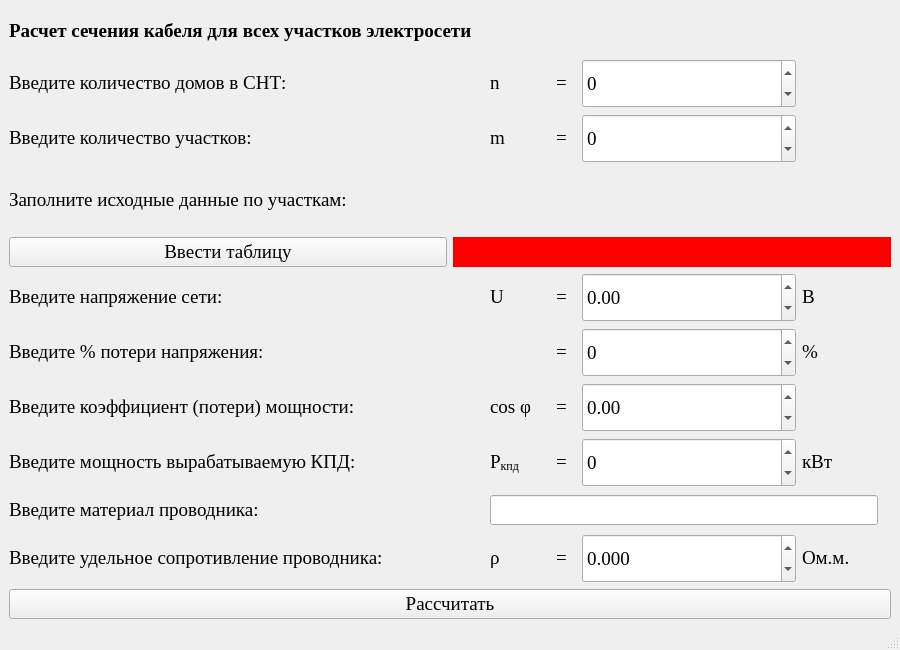
<?xml version="1.0" encoding="UTF-8"?>
<ui version="4.0">
 <class>MainWindow</class>
 <widget class="QMainWindow" name="MainWindow">
  <property name="geometry">
   <rect>
    <x>0</x>
    <y>0</y>
    <width>900</width>
    <height>650</height>
   </rect>
  </property>
  <property name="minimumSize">
   <size>
    <width>900</width>
    <height>650</height>
   </size>
  </property>
  <property name="maximumSize">
   <size>
    <width>900</width>
    <height>650</height>
   </size>
  </property>
  <property name="windowTitle">
   <string>Расчет сечения кабеля для всех участков электросети</string>
  </property>
  <widget class="QWidget" name="centralwidget">
   <layout class="QGridLayout" name="gridLayout_13" rowstretch="1,12,1">
    <item row="0" column="0">
     <widget class="QLabel" name="label_11">
      <property name="minimumSize">
       <size>
        <width>400</width>
        <height>35</height>
       </size>
      </property>
      <property name="font">
       <font>
        <family>Times New Roman</family>
        <pointsize>14</pointsize>
        <weight>75</weight>
        <bold>true</bold>
       </font>
      </property>
      <property name="text">
       <string>&lt;html&gt;&lt;head/&gt;&lt;body&gt;&lt;p&gt;Расчет сечения кабеля для всех участков электросети&lt;/p&gt;&lt;/body&gt;&lt;/html&gt;</string>
      </property>
     </widget>
    </item>
    <item row="1" column="0">
     <layout class="QGridLayout" name="gridLayout_12" rowstretch="1,1,2,1,1,1,1,1,1">
      <item row="2" column="0">
       <layout class="QGridLayout" name="gridLayout_8">
        <item row="0" column="0">
         <widget class="QLabel" name="label_37">
          <property name="minimumSize">
           <size>
            <width>0</width>
            <height>0</height>
           </size>
          </property>
          <property name="font">
           <font>
            <family>Times New Roman</family>
            <pointsize>14</pointsize>
           </font>
          </property>
          <property name="text">
           <string>&lt;html&gt;&lt;head/&gt;&lt;body&gt;&lt;p&gt;Заполните исходные данные по участкам: &lt;/p&gt;&lt;/body&gt;&lt;/html&gt;</string>
          </property>
         </widget>
        </item>
        <item row="1" column="0">
         <layout class="QGridLayout" name="gridLayout_14">
          <item row="0" column="1">
           <widget class="QLabel" name="label_13">
            <property name="minimumSize">
             <size>
              <width>50</width>
              <height>0</height>
             </size>
            </property>
            <property name="maximumSize">
             <size>
              <width>16777215</width>
              <height>30</height>
             </size>
            </property>
            <property name="font">
             <font>
              <family>Times New Roman</family>
              <pointsize>14</pointsize>
             </font>
            </property>
            <property name="styleSheet">
             <string notr="true">background-color: red</string>
            </property>
            <property name="text">
             <string/>
            </property>
           </widget>
          </item>
          <item row="0" column="0">
           <widget class="QPushButton" name="pushButton_8">
            <property name="minimumSize">
             <size>
              <width>415</width>
              <height>0</height>
             </size>
            </property>
            <property name="maximumSize">
             <size>
              <width>16777215</width>
              <height>30</height>
             </size>
            </property>
            <property name="font">
             <font>
              <family>Times New Roman</family>
              <pointsize>14</pointsize>
             </font>
            </property>
            <property name="text">
             <string>Ввести таблицу</string>
            </property>
           </widget>
          </item>
         </layout>
        </item>
       </layout>
      </item>
      <item row="8" column="0">
       <layout class="QGridLayout" name="gridLayout_11">
        <item row="0" column="0">
         <widget class="QLabel" name="label_46">
          <property name="minimumSize">
           <size>
            <width>475</width>
            <height>35</height>
           </size>
          </property>
          <property name="maximumSize">
           <size>
            <width>16777215</width>
            <height>16777215</height>
           </size>
          </property>
          <property name="font">
           <font>
            <family>Times New Roman</family>
            <pointsize>14</pointsize>
           </font>
          </property>
          <property name="text">
           <string>&lt;html&gt;&lt;head/&gt;&lt;body&gt;&lt;p&gt;Введите удельное сопротивление проводника:&lt;/p&gt;&lt;/body&gt;&lt;/html&gt;</string>
          </property>
         </widget>
        </item>
        <item row="0" column="1">
         <widget class="QLabel" name="label_47">
          <property name="minimumSize">
           <size>
            <width>60</width>
            <height>0</height>
           </size>
          </property>
          <property name="maximumSize">
           <size>
            <width>60</width>
            <height>16777215</height>
           </size>
          </property>
          <property name="font">
           <font>
            <family>Times New Roman</family>
            <pointsize>14</pointsize>
           </font>
          </property>
          <property name="text">
           <string>&lt;html&gt;&lt;head/&gt;&lt;body&gt;&lt;p&gt;ρ&lt;/p&gt;&lt;/body&gt;&lt;/html&gt;</string>
          </property>
         </widget>
        </item>
        <item row="0" column="2">
         <widget class="QLabel" name="label_48">
          <property name="minimumSize">
           <size>
            <width>20</width>
            <height>0</height>
           </size>
          </property>
          <property name="maximumSize">
           <size>
            <width>20</width>
            <height>16777215</height>
           </size>
          </property>
          <property name="font">
           <font>
            <family>Times New Roman</family>
            <pointsize>14</pointsize>
           </font>
          </property>
          <property name="text">
           <string>&lt;html&gt;&lt;head/&gt;&lt;body&gt;&lt;p&gt;=&lt;/p&gt;&lt;/body&gt;&lt;/html&gt;</string>
          </property>
         </widget>
        </item>
        <item row="0" column="3">
         <widget class="QDoubleSpinBox" name="doubleSpinBox_10">
          <property name="minimumSize">
           <size>
            <width>214</width>
            <height>25</height>
           </size>
          </property>
          <property name="maximumSize">
           <size>
            <width>16777215</width>
            <height>220</height>
           </size>
          </property>
          <property name="font">
           <font>
            <family>Times New Roman</family>
            <pointsize>14</pointsize>
           </font>
          </property>
          <property name="decimals">
           <number>3</number>
          </property>
          <property name="minimum">
           <double>-16777215.000000000000000</double>
          </property>
          <property name="maximum">
           <double>16777215.000000000000000</double>
          </property>
          <property name="singleStep">
           <double>0.001000000000000</double>
          </property>
         </widget>
        </item>
        <item row="0" column="4">
         <widget class="QLabel" name="label_49">
          <property name="minimumSize">
           <size>
            <width>60</width>
            <height>0</height>
           </size>
          </property>
          <property name="maximumSize">
           <size>
            <width>60</width>
            <height>16777215</height>
           </size>
          </property>
          <property name="font">
           <font>
            <family>Times New Roman</family>
            <pointsize>14</pointsize>
           </font>
          </property>
          <property name="text">
           <string>&lt;html&gt;&lt;head/&gt;&lt;body&gt;&lt;p&gt;Ом.м.&lt;/p&gt;&lt;/body&gt;&lt;/html&gt;</string>
          </property>
         </widget>
        </item>
        <item row="0" column="5">
         <widget class="QLabel" name="label_50">
          <property name="text">
           <string/>
          </property>
         </widget>
        </item>
       </layout>
      </item>
      <item row="1" column="0">
       <layout class="QGridLayout" name="gridLayout_2">
        <item row="0" column="0">
         <widget class="QLabel" name="label_6">
          <property name="minimumSize">
           <size>
            <width>475</width>
            <height>35</height>
           </size>
          </property>
          <property name="font">
           <font>
            <family>Times New Roman</family>
            <pointsize>14</pointsize>
           </font>
          </property>
          <property name="text">
           <string>&lt;html&gt;&lt;head/&gt;&lt;body&gt;&lt;p&gt;Введите количество участков:&lt;/p&gt;&lt;/body&gt;&lt;/html&gt;</string>
          </property>
         </widget>
        </item>
        <item row="0" column="1">
         <widget class="QLabel" name="label_7">
          <property name="minimumSize">
           <size>
            <width>60</width>
            <height>0</height>
           </size>
          </property>
          <property name="maximumSize">
           <size>
            <width>60</width>
            <height>16777215</height>
           </size>
          </property>
          <property name="font">
           <font>
            <family>Times New Roman</family>
            <pointsize>14</pointsize>
           </font>
          </property>
          <property name="text">
           <string>&lt;html&gt;&lt;head/&gt;&lt;body&gt;&lt;p&gt;m&lt;/p&gt;&lt;/body&gt;&lt;/html&gt;</string>
          </property>
         </widget>
        </item>
        <item row="0" column="2">
         <widget class="QLabel" name="label_8">
          <property name="minimumSize">
           <size>
            <width>20</width>
            <height>0</height>
           </size>
          </property>
          <property name="maximumSize">
           <size>
            <width>20</width>
            <height>16777215</height>
           </size>
          </property>
          <property name="font">
           <font>
            <family>Times New Roman</family>
            <pointsize>14</pointsize>
           </font>
          </property>
          <property name="text">
           <string>&lt;html&gt;&lt;head/&gt;&lt;body&gt;&lt;p&gt;=&lt;/p&gt;&lt;/body&gt;&lt;/html&gt;</string>
          </property>
         </widget>
        </item>
        <item row="0" column="3">
         <widget class="QDoubleSpinBox" name="doubleSpinBox_2">
          <property name="minimumSize">
           <size>
            <width>214</width>
            <height>25</height>
           </size>
          </property>
          <property name="maximumSize">
           <size>
            <width>16777215</width>
            <height>220</height>
           </size>
          </property>
          <property name="font">
           <font>
            <family>Times New Roman</family>
            <pointsize>14</pointsize>
           </font>
          </property>
          <property name="decimals">
           <number>0</number>
          </property>
          <property name="minimum">
           <double>-16777215.000000000000000</double>
          </property>
          <property name="maximum">
           <double>16777215.000000000000000</double>
          </property>
         </widget>
        </item>
        <item row="0" column="4">
         <widget class="QLabel" name="label_9">
          <property name="minimumSize">
           <size>
            <width>35</width>
            <height>0</height>
           </size>
          </property>
          <property name="maximumSize">
           <size>
            <width>35</width>
            <height>16777215</height>
           </size>
          </property>
          <property name="font">
           <font>
            <family>Times New Roman</family>
            <pointsize>14</pointsize>
           </font>
          </property>
          <property name="text">
           <string>&lt;html&gt;&lt;head/&gt;&lt;body&gt;&lt;p/&gt;&lt;/body&gt;&lt;/html&gt;</string>
          </property>
         </widget>
        </item>
        <item row="0" column="5">
         <widget class="QLabel" name="label_10">
          <property name="text">
           <string/>
          </property>
         </widget>
        </item>
       </layout>
      </item>
      <item row="7" column="0">
       <layout class="QGridLayout" name="gridLayout_9">
        <item row="0" column="2">
         <widget class="QLabel" name="label_40">
          <property name="text">
           <string/>
          </property>
         </widget>
        </item>
        <item row="0" column="0">
         <widget class="QLabel" name="label_33">
          <property name="minimumSize">
           <size>
            <width>475</width>
            <height>35</height>
           </size>
          </property>
          <property name="font">
           <font>
            <family>Times New Roman</family>
            <pointsize>14</pointsize>
           </font>
          </property>
          <property name="text">
           <string>&lt;html&gt;&lt;head/&gt;&lt;body&gt;&lt;p&gt;Введите материал проводника:&lt;/p&gt;&lt;/body&gt;&lt;/html&gt;</string>
          </property>
         </widget>
        </item>
        <item row="0" column="1">
         <widget class="QLineEdit" name="lineEdit_2">
          <property name="font">
           <font>
            <family>Times New Roman</family>
            <pointsize>14</pointsize>
           </font>
          </property>
         </widget>
        </item>
       </layout>
      </item>
      <item row="6" column="0">
       <layout class="QGridLayout" name="gridLayout_5">
        <item row="0" column="0">
         <widget class="QLabel" name="label_22">
          <property name="minimumSize">
           <size>
            <width>475</width>
            <height>35</height>
           </size>
          </property>
          <property name="font">
           <font>
            <family>Times New Roman</family>
            <pointsize>14</pointsize>
           </font>
          </property>
          <property name="text">
           <string>&lt;html&gt;&lt;head/&gt;&lt;body&gt;&lt;p&gt;Введите мощность вырабатываемую КПД:&lt;/p&gt;&lt;/body&gt;&lt;/html&gt;</string>
          </property>
         </widget>
        </item>
        <item row="0" column="1">
         <widget class="QLabel" name="label_23">
          <property name="minimumSize">
           <size>
            <width>60</width>
            <height>0</height>
           </size>
          </property>
          <property name="maximumSize">
           <size>
            <width>60</width>
            <height>16777215</height>
           </size>
          </property>
          <property name="font">
           <font>
            <family>Times New Roman</family>
            <pointsize>14</pointsize>
           </font>
          </property>
          <property name="text">
           <string>&lt;html&gt;&lt;head/&gt;&lt;body&gt;&lt;p&gt;P&lt;span style=&quot; vertical-align:sub;&quot;&gt;кпд&lt;/span&gt;&lt;/p&gt;&lt;/body&gt;&lt;/html&gt;</string>
          </property>
         </widget>
        </item>
        <item row="0" column="2">
         <widget class="QLabel" name="label_24">
          <property name="minimumSize">
           <size>
            <width>20</width>
            <height>0</height>
           </size>
          </property>
          <property name="maximumSize">
           <size>
            <width>20</width>
            <height>16777215</height>
           </size>
          </property>
          <property name="font">
           <font>
            <family>Times New Roman</family>
            <pointsize>14</pointsize>
           </font>
          </property>
          <property name="text">
           <string>&lt;html&gt;&lt;head/&gt;&lt;body&gt;&lt;p&gt;=&lt;/p&gt;&lt;/body&gt;&lt;/html&gt;</string>
          </property>
         </widget>
        </item>
        <item row="0" column="3">
         <widget class="QDoubleSpinBox" name="doubleSpinBox_5">
          <property name="minimumSize">
           <size>
            <width>214</width>
            <height>25</height>
           </size>
          </property>
          <property name="maximumSize">
           <size>
            <width>16777215</width>
            <height>220</height>
           </size>
          </property>
          <property name="font">
           <font>
            <family>Times New Roman</family>
            <pointsize>14</pointsize>
           </font>
          </property>
          <property name="decimals">
           <number>0</number>
          </property>
          <property name="minimum">
           <double>-16777215.000000000000000</double>
          </property>
          <property name="maximum">
           <double>16777215.000000000000000</double>
          </property>
         </widget>
        </item>
        <item row="0" column="4">
         <widget class="QLabel" name="label_25">
          <property name="minimumSize">
           <size>
            <width>60</width>
            <height>0</height>
           </size>
          </property>
          <property name="maximumSize">
           <size>
            <width>60</width>
            <height>16777215</height>
           </size>
          </property>
          <property name="font">
           <font>
            <family>Times New Roman</family>
            <pointsize>14</pointsize>
           </font>
          </property>
          <property name="text">
           <string>&lt;html&gt;&lt;head/&gt;&lt;body&gt;&lt;p&gt;кВт&lt;/p&gt;&lt;/body&gt;&lt;/html&gt;</string>
          </property>
         </widget>
        </item>
        <item row="0" column="5">
         <widget class="QLabel" name="label_26">
          <property name="text">
           <string/>
          </property>
         </widget>
        </item>
       </layout>
      </item>
      <item row="4" column="0">
       <layout class="QGridLayout" name="gridLayout_7">
        <item row="0" column="0">
         <widget class="QLabel" name="label_32">
          <property name="minimumSize">
           <size>
            <width>475</width>
            <height>35</height>
           </size>
          </property>
          <property name="font">
           <font>
            <family>Times New Roman</family>
            <pointsize>14</pointsize>
           </font>
          </property>
          <property name="text">
           <string>&lt;html&gt;&lt;head/&gt;&lt;body&gt;&lt;p&gt;Введите % потери напряжения:&lt;/p&gt;&lt;/body&gt;&lt;/html&gt;</string>
          </property>
         </widget>
        </item>
        <item row="0" column="5">
         <widget class="QLabel" name="label_36">
          <property name="text">
           <string/>
          </property>
         </widget>
        </item>
        <item row="0" column="3">
         <widget class="QDoubleSpinBox" name="doubleSpinBox_7">
          <property name="minimumSize">
           <size>
            <width>214</width>
            <height>25</height>
           </size>
          </property>
          <property name="maximumSize">
           <size>
            <width>16777215</width>
            <height>220</height>
           </size>
          </property>
          <property name="font">
           <font>
            <family>Times New Roman</family>
            <pointsize>14</pointsize>
           </font>
          </property>
          <property name="decimals">
           <number>0</number>
          </property>
          <property name="minimum">
           <double>-16777215.000000000000000</double>
          </property>
          <property name="maximum">
           <double>16777215.000000000000000</double>
          </property>
         </widget>
        </item>
        <item row="0" column="2">
         <widget class="QLabel" name="label_38">
          <property name="minimumSize">
           <size>
            <width>20</width>
            <height>0</height>
           </size>
          </property>
          <property name="maximumSize">
           <size>
            <width>20</width>
            <height>16777215</height>
           </size>
          </property>
          <property name="font">
           <font>
            <family>Times New Roman</family>
            <pointsize>14</pointsize>
           </font>
          </property>
          <property name="text">
           <string>&lt;html&gt;&lt;head/&gt;&lt;body&gt;&lt;p&gt;=&lt;/p&gt;&lt;/body&gt;&lt;/html&gt;</string>
          </property>
         </widget>
        </item>
        <item row="0" column="4">
         <widget class="QLabel" name="label_35">
          <property name="minimumSize">
           <size>
            <width>35</width>
            <height>0</height>
           </size>
          </property>
          <property name="maximumSize">
           <size>
            <width>35</width>
            <height>16777215</height>
           </size>
          </property>
          <property name="font">
           <font>
            <family>Times New Roman</family>
            <pointsize>14</pointsize>
           </font>
          </property>
          <property name="text">
           <string>&lt;html&gt;&lt;head/&gt;&lt;body&gt;&lt;p&gt;%&lt;/p&gt;&lt;/body&gt;&lt;/html&gt;</string>
          </property>
         </widget>
        </item>
        <item row="0" column="1">
         <widget class="QLabel" name="label_34">
          <property name="minimumSize">
           <size>
            <width>60</width>
            <height>0</height>
           </size>
          </property>
          <property name="maximumSize">
           <size>
            <width>60</width>
            <height>16777215</height>
           </size>
          </property>
          <property name="font">
           <font>
            <family>Times New Roman</family>
            <pointsize>14</pointsize>
           </font>
          </property>
          <property name="text">
           <string>&lt;html&gt;&lt;head/&gt;&lt;body&gt;&lt;p/&gt;&lt;/body&gt;&lt;/html&gt;</string>
          </property>
         </widget>
        </item>
       </layout>
      </item>
      <item row="5" column="0">
       <layout class="QGridLayout" name="gridLayout_6">
        <item row="0" column="0">
         <widget class="QLabel" name="label_27">
          <property name="minimumSize">
           <size>
            <width>475</width>
            <height>35</height>
           </size>
          </property>
          <property name="font">
           <font>
            <family>Times New Roman</family>
            <pointsize>14</pointsize>
           </font>
          </property>
          <property name="text">
           <string>&lt;html&gt;&lt;head/&gt;&lt;body&gt;&lt;p&gt;Введите коэффициент (потери) мощности: &lt;/p&gt;&lt;/body&gt;&lt;/html&gt;</string>
          </property>
         </widget>
        </item>
        <item row="0" column="1">
         <widget class="QLabel" name="label_28">
          <property name="minimumSize">
           <size>
            <width>60</width>
            <height>0</height>
           </size>
          </property>
          <property name="maximumSize">
           <size>
            <width>60</width>
            <height>16777215</height>
           </size>
          </property>
          <property name="font">
           <font>
            <family>Times New Roman</family>
            <pointsize>14</pointsize>
           </font>
          </property>
          <property name="text">
           <string>&lt;html&gt;&lt;head/&gt;&lt;body&gt;&lt;p&gt;cos φ&lt;/p&gt;&lt;/body&gt;&lt;/html&gt;</string>
          </property>
         </widget>
        </item>
        <item row="0" column="2">
         <widget class="QLabel" name="label_29">
          <property name="minimumSize">
           <size>
            <width>20</width>
            <height>0</height>
           </size>
          </property>
          <property name="maximumSize">
           <size>
            <width>20</width>
            <height>16777215</height>
           </size>
          </property>
          <property name="font">
           <font>
            <family>Times New Roman</family>
            <pointsize>14</pointsize>
           </font>
          </property>
          <property name="text">
           <string>&lt;html&gt;&lt;head/&gt;&lt;body&gt;&lt;p&gt;=&lt;/p&gt;&lt;/body&gt;&lt;/html&gt;</string>
          </property>
         </widget>
        </item>
        <item row="0" column="3">
         <widget class="QDoubleSpinBox" name="doubleSpinBox_6">
          <property name="minimumSize">
           <size>
            <width>214</width>
            <height>25</height>
           </size>
          </property>
          <property name="maximumSize">
           <size>
            <width>16777215</width>
            <height>220</height>
           </size>
          </property>
          <property name="font">
           <font>
            <family>Times New Roman</family>
            <pointsize>14</pointsize>
           </font>
          </property>
          <property name="decimals">
           <number>2</number>
          </property>
          <property name="minimum">
           <double>-16777215.000000000000000</double>
          </property>
          <property name="maximum">
           <double>16777215.000000000000000</double>
          </property>
          <property name="singleStep">
           <double>0.010000000000000</double>
          </property>
         </widget>
        </item>
        <item row="0" column="4">
         <widget class="QLabel" name="label_30">
          <property name="minimumSize">
           <size>
            <width>35</width>
            <height>0</height>
           </size>
          </property>
          <property name="maximumSize">
           <size>
            <width>35</width>
            <height>16777215</height>
           </size>
          </property>
          <property name="font">
           <font>
            <family>Times New Roman</family>
            <pointsize>14</pointsize>
           </font>
          </property>
          <property name="text">
           <string>&lt;html&gt;&lt;head/&gt;&lt;body&gt;&lt;p/&gt;&lt;/body&gt;&lt;/html&gt;</string>
          </property>
         </widget>
        </item>
        <item row="0" column="5">
         <widget class="QLabel" name="label_31">
          <property name="text">
           <string/>
          </property>
         </widget>
        </item>
       </layout>
      </item>
      <item row="0" column="0">
       <layout class="QGridLayout" name="gridLayout">
        <item row="0" column="2">
         <widget class="QLabel" name="label_3">
          <property name="minimumSize">
           <size>
            <width>20</width>
            <height>0</height>
           </size>
          </property>
          <property name="maximumSize">
           <size>
            <width>20</width>
            <height>16777215</height>
           </size>
          </property>
          <property name="font">
           <font>
            <family>Times New Roman</family>
            <pointsize>14</pointsize>
           </font>
          </property>
          <property name="text">
           <string>&lt;html&gt;&lt;head/&gt;&lt;body&gt;&lt;p&gt;=&lt;/p&gt;&lt;/body&gt;&lt;/html&gt;</string>
          </property>
         </widget>
        </item>
        <item row="0" column="1">
         <widget class="QLabel" name="label_2">
          <property name="minimumSize">
           <size>
            <width>60</width>
            <height>0</height>
           </size>
          </property>
          <property name="maximumSize">
           <size>
            <width>60</width>
            <height>16777215</height>
           </size>
          </property>
          <property name="font">
           <font>
            <family>Times New Roman</family>
            <pointsize>14</pointsize>
           </font>
          </property>
          <property name="text">
           <string>&lt;html&gt;&lt;head/&gt;&lt;body&gt;&lt;p&gt;n&lt;/p&gt;&lt;/body&gt;&lt;/html&gt;</string>
          </property>
         </widget>
        </item>
        <item row="0" column="4">
         <widget class="QLabel" name="label_5">
          <property name="text">
           <string/>
          </property>
         </widget>
        </item>
        <item row="0" column="3">
         <widget class="QDoubleSpinBox" name="doubleSpinBox">
          <property name="minimumSize">
           <size>
            <width>214</width>
            <height>25</height>
           </size>
          </property>
          <property name="maximumSize">
           <size>
            <width>16777215</width>
            <height>220</height>
           </size>
          </property>
          <property name="font">
           <font>
            <family>Times New Roman</family>
            <pointsize>14</pointsize>
           </font>
          </property>
          <property name="decimals">
           <number>0</number>
          </property>
          <property name="minimum">
           <double>-16777215.000000000000000</double>
          </property>
          <property name="maximum">
           <double>16777215.000000000000000</double>
          </property>
         </widget>
        </item>
        <item row="0" column="0">
         <widget class="QLabel" name="label">
          <property name="minimumSize">
           <size>
            <width>475</width>
            <height>35</height>
           </size>
          </property>
          <property name="font">
           <font>
            <family>Times New Roman</family>
            <pointsize>14</pointsize>
           </font>
          </property>
          <property name="text">
           <string>&lt;html&gt;&lt;head/&gt;&lt;body&gt;&lt;p&gt;Введите количество домов в СНТ: &lt;/p&gt;&lt;/body&gt;&lt;/html&gt;</string>
          </property>
         </widget>
        </item>
       </layout>
      </item>
      <item row="3" column="0">
       <layout class="QGridLayout" name="gridLayout_4">
        <item row="0" column="0">
         <widget class="QLabel" name="label_17">
          <property name="minimumSize">
           <size>
            <width>475</width>
            <height>35</height>
           </size>
          </property>
          <property name="font">
           <font>
            <family>Times New Roman</family>
            <pointsize>14</pointsize>
           </font>
          </property>
          <property name="text">
           <string>&lt;html&gt;&lt;head/&gt;&lt;body&gt;&lt;p&gt;Введите напряжение сети: &lt;/p&gt;&lt;/body&gt;&lt;/html&gt;</string>
          </property>
         </widget>
        </item>
        <item row="0" column="1">
         <widget class="QLabel" name="label_18">
          <property name="minimumSize">
           <size>
            <width>60</width>
            <height>0</height>
           </size>
          </property>
          <property name="maximumSize">
           <size>
            <width>60</width>
            <height>16777215</height>
           </size>
          </property>
          <property name="font">
           <font>
            <family>Times New Roman</family>
            <pointsize>14</pointsize>
           </font>
          </property>
          <property name="text">
           <string>&lt;html&gt;&lt;head/&gt;&lt;body&gt;&lt;p&gt;U&lt;/p&gt;&lt;/body&gt;&lt;/html&gt;</string>
          </property>
         </widget>
        </item>
        <item row="0" column="2">
         <widget class="QLabel" name="label_19">
          <property name="minimumSize">
           <size>
            <width>20</width>
            <height>0</height>
           </size>
          </property>
          <property name="maximumSize">
           <size>
            <width>20</width>
            <height>16777215</height>
           </size>
          </property>
          <property name="font">
           <font>
            <family>Times New Roman</family>
            <pointsize>14</pointsize>
           </font>
          </property>
          <property name="text">
           <string>&lt;html&gt;&lt;head/&gt;&lt;body&gt;&lt;p&gt;=&lt;/p&gt;&lt;/body&gt;&lt;/html&gt;</string>
          </property>
         </widget>
        </item>
        <item row="0" column="3">
         <widget class="QDoubleSpinBox" name="doubleSpinBox_4">
          <property name="minimumSize">
           <size>
            <width>214</width>
            <height>25</height>
           </size>
          </property>
          <property name="maximumSize">
           <size>
            <width>16777215</width>
            <height>220</height>
           </size>
          </property>
          <property name="font">
           <font>
            <family>Times New Roman</family>
            <pointsize>14</pointsize>
           </font>
          </property>
          <property name="decimals">
           <number>2</number>
          </property>
          <property name="minimum">
           <double>-16777215.000000000000000</double>
          </property>
          <property name="maximum">
           <double>16777215.000000000000000</double>
          </property>
          <property name="singleStep">
           <double>0.010000000000000</double>
          </property>
         </widget>
        </item>
        <item row="0" column="4">
         <widget class="QLabel" name="label_20">
          <property name="minimumSize">
           <size>
            <width>35</width>
            <height>0</height>
           </size>
          </property>
          <property name="maximumSize">
           <size>
            <width>35</width>
            <height>16777215</height>
           </size>
          </property>
          <property name="font">
           <font>
            <family>Times New Roman</family>
            <pointsize>14</pointsize>
           </font>
          </property>
          <property name="text">
           <string>&lt;html&gt;&lt;head/&gt;&lt;body&gt;&lt;p&gt;B&lt;/p&gt;&lt;/body&gt;&lt;/html&gt;</string>
          </property>
         </widget>
        </item>
        <item row="0" column="5">
         <widget class="QLabel" name="label_21">
          <property name="text">
           <string/>
          </property>
         </widget>
        </item>
       </layout>
      </item>
     </layout>
    </item>
    <item row="2" column="0">
     <widget class="QPushButton" name="pushButton">
      <property name="font">
       <font>
        <family>Times New Roman</family>
        <pointsize>14</pointsize>
       </font>
      </property>
      <property name="text">
       <string>Рассчитать</string>
      </property>
     </widget>
    </item>
   </layout>
  </widget>
  <widget class="QStatusBar" name="statusbar"/>
 </widget>
 <resources/>
 <connections/>
</ui>
